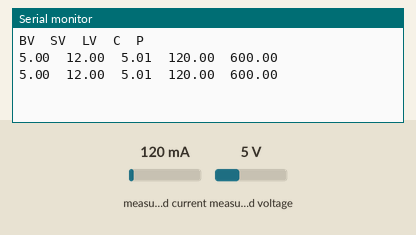
This sketch was run on a simulated Arduino Uno, built with avr-gcc and run on an emulated ATmega328P. On the bench: the last lines printed to the serial monitor. The inputs (shaded band) are chosen by the test bench; at power-on: measured current 120 mA, measured voltage 5 V.

Above: at 1.2 s.
1.3 s: measured current set to 40 mA
At 2.6 s:
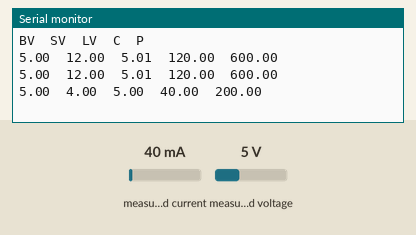
2.8 s: measured voltage set to 0.3 V
At 3.4 s:
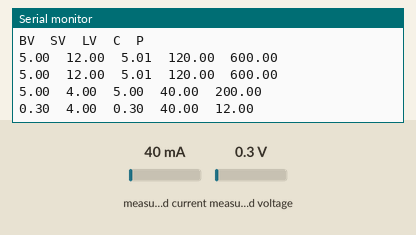
4.3 s: measured current set to 500 mA
At 5.7 s:
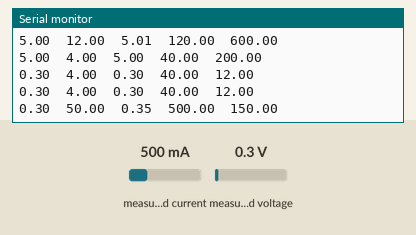
Timing chart, 0 to 7.3 s (numbered marks = the images above; inputs shaded):
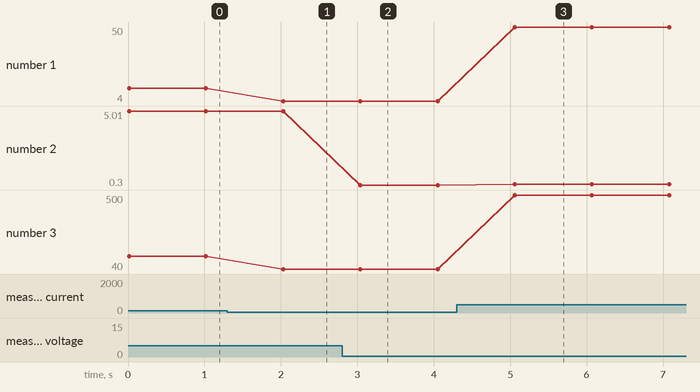

The sketch:

Current_Sensing.ino
```cpp
#include "Wire.h"
#include "Adafruit_INA219.h"

Adafruit_INA219 ina219;

void setup() {
  // Open serial communications and wait for port to open:
  Serial.begin(9600);
  while (!Serial) {
    ; // wait for serial port to connect. Needed for native USB port only
  }

  if (! ina219.begin()) {
    Serial.println("Failed to find INA219 chip");
    while (1) { delay(10); }
  }
  Serial.print("BV"); Serial.print("\t"); // Bus Voltage
  Serial.print("SV"); Serial.print("\t"); // Shunt Voltage
  Serial.print("LV"); Serial.print("\t"); // Load Voltage
  Serial.print("C"); Serial.print("\t");  // Current
  Serial.println("P");  // Power
}

void loop() {
  float shuntvoltage = 0;
  float busvoltage = 0;
  float current_mA = 0;
  float loadvoltage = 0;
  float power_mW = 0;

shuntvoltage = ina219.getShuntVoltage_mV();
  busvoltage = ina219.getBusVoltage_V();
  current_mA = ina219.getCurrent_mA();
  power_mW = ina219.getPower_mW();
  loadvoltage = busvoltage + (shuntvoltage / 1000);

  Serial.print(busvoltage); Serial.print("\t");
  Serial.print(shuntvoltage); Serial.print("\t");
  Serial.print(loadvoltage); Serial.print("\t");
  Serial.print(current_mA); Serial.print("\t");
  Serial.println(power_mW);

  delay(1000);
}
```

Measured:
- after the input at 1.3 s, the serial monitor: prints a new line after 0.73 s (image 1)
- after the input at 2.8 s, the serial monitor: prints a new line after 0.24 s (image 2)
- after the input at 4.3 s, the serial monitor: prints a new line after 0.76 s (image 3)
- plotted number 1: 12 → 4 after the input at 1.3 s, 4 → 50 after the input at 4.3 s
- plotted number 2: 5 → 0.3 after the input at 2.8 s, 0.3 → 0.35 after the input at 4.3 s
- plotted number 3: 120 → 40 after the input at 1.3 s, 40 → 500 after the input at 4.3 s
